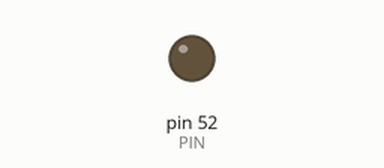
This sketch was run on a simulated Arduino Mega 2560, built with avr-gcc and run on an emulated ATmega2560. Shown: output pins drawn as LEDs (lit = HIGH).

Above: at 1.0 s.
At 3.0 s:
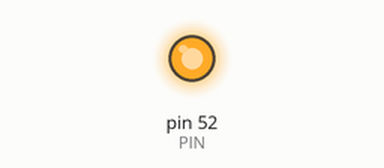
Timing chart, 0 to 5.2 s (numbered marks = the images above):
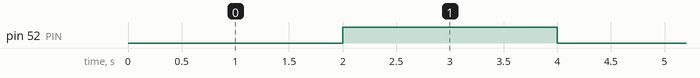

Measured:
- by itself, pin 52 (PIN): alternates HIGH for 2.0 s and LOW for 2.0 s

The sketch:

Relay.ino
```cpp
#define PIN 52
#define DELAY 2000
void setup() {
  pinMode(PIN, OUTPUT);
  digitalWrite(PIN, HIGH);
}

void loop() {
  digitalWrite(PIN, LOW);
  delay(DELAY);
  digitalWrite(PIN, HIGH);
  delay(DELAY);
}
```
